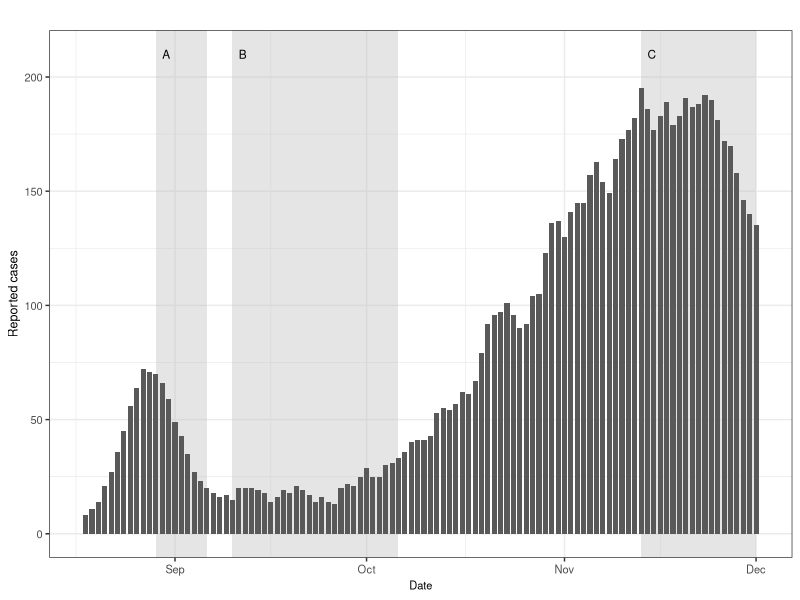
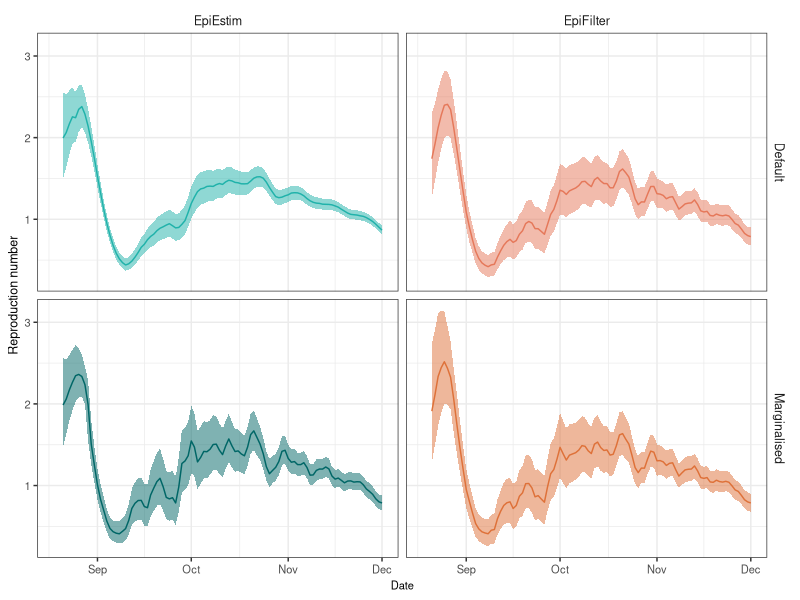
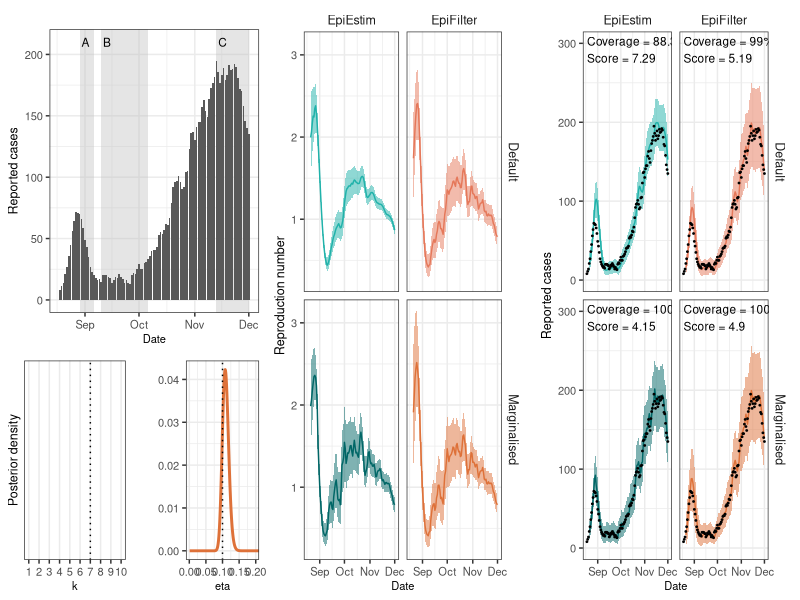
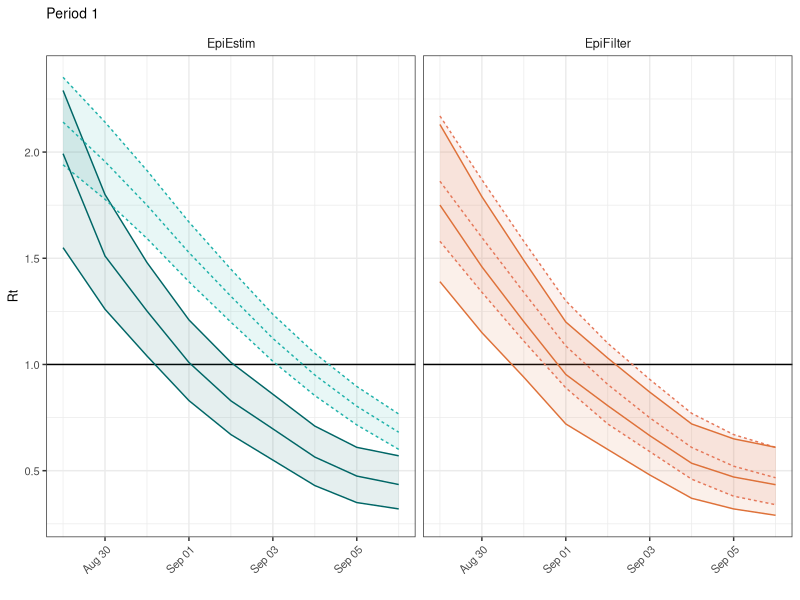
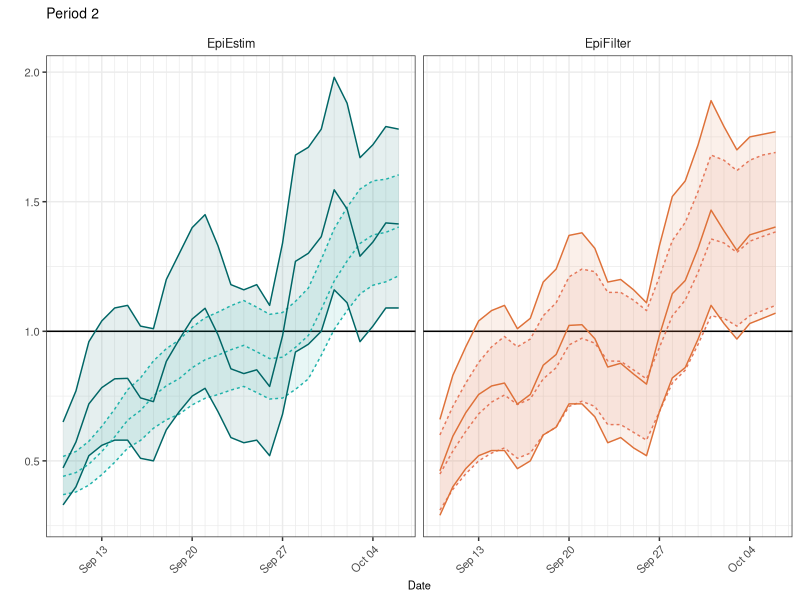
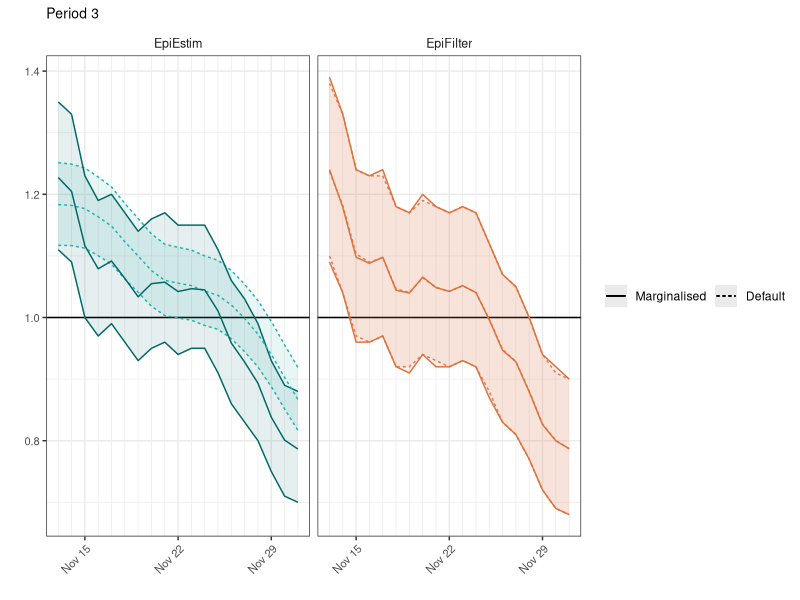
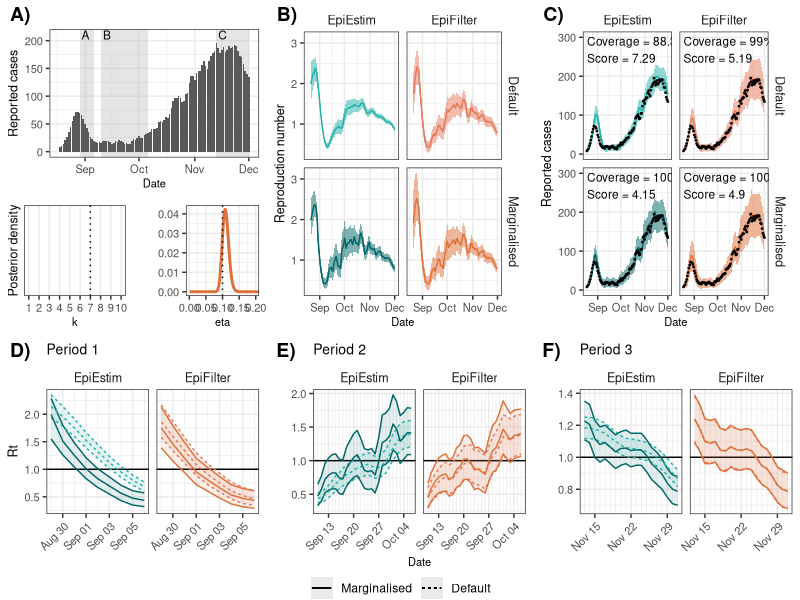

Write R code to recreate these figures, in order. (Note: this script raises an error after producing the figures.)

rm(list=ls())

library(tidyverse)
library(cowplot)

custom_theme <- theme_bw() +
  theme(
    axis.title.y = element_text(size=9),
    axis.title.x = element_text(size=8),
    axis.text = element_text(size=8),
    strip.background = element_blank(),
    strip.text = element_text(size=9),
    plot.title = element_text(hjust = 0.5, size=10)#,
    # panel.grid = element_blank()
  )

windin=3

perioda_st = as.Date("2021-08-29")
perioda_en = as.Date("2021-09-06")
periodb_st = as.Date("2021-09-10")
periodb_en = as.Date("2021-10-06")
periodc_st = as.Date("2021-11-13")
periodc_en = as.Date("2021-12-01")

# Load the data
df = read.csv("paper/outputs/02nzcovid.csv")
df_eepost = read.csv("paper/outputs/02nzcovid_epiestimposteriors.csv")
df_efpost = read.csv("paper/outputs/02nzcovid_epifilterposteriors.csv")

# Clean the data
df$fit = ifelse(grepl("Conditional", df$fit), "Default", df$fit)
df = df %>%
  mutate(NameForColors=paste0(model, fit),
         date = as.Date("2021-08-18") - 1 + t) %>%
  filter(date <= as.Date("2021-12-01")) %>%
  mutate(fit2 = factor(fit, levels=c("Marginalised", "Default")),
         fit=factor(fit, levels=c("Default", "Marginalised")))

# Append colors
colors <- c(EpiEstimMarginalised="#006666", EpiEstimDefault="#20B2AA",
            EpiFilterMarginalised="#DE7139", EpiFilterDefault="#E5785A")

# Calculate coverage statistics
df_coverage = df %>%
  filter(t>windin) %>%
  group_by(simulation, model, fit) %>%
  summarise(Rt_coverage = 100*round(mean((TrueRt <= upper) & (TrueRt >= lower)), digits=3),
            Ct_coverage = 100*round(mean((Cases <= upper_cases) & (Cases >= lower_cases)), digits=3),
            score = signif(mean(crps), 3))



# Plot the raw data
plt_data_rw = ggplot(df %>% filter(simulation=="Random walk", model=="EpiEstim", fit=="Marginalised")) +
  geom_rect(aes(xmin=perioda_st, xmax=perioda_en, ymin=-Inf, ymax=Inf), fill="gray", alpha=0.4, data=.%>%filter(t==1)) +
  geom_rect(aes(xmin=periodb_st, xmax=periodb_en, ymin=-Inf, ymax=Inf), fill="gray", alpha=0.4, data=.%>%filter(t==1)) +
  geom_rect(aes(xmin=periodc_st, xmax=periodc_en, ymin=-Inf, ymax=Inf), fill="gray", alpha=0.4, data=.%>%filter(t==1)) +
  annotate("text", x=perioda_st+1, y=210, label="A", hjust=0, size=3) +
  annotate("text", x=periodb_st+1, y=210, label="B", hjust=0, size=3) +
  annotate("text", x=periodc_st+1, y=210, label="C", hjust=0, size=3) +
  geom_col(aes(x=date, y=Cases), width = 0.8) +
  # scale_x_continuous(limits = c(0, 100)) +
  custom_theme +
  xlab("Date") + ylab("Reported cases") +
  ggtitle("")
plt_data_rw

# Plot posteriors
plt_post_rw = ggplot(df %>% filter(simulation=="Random walk")) +
  geom_ribbon(aes(x=date, ymin=lower, ymax=upper, fill=NameForColors), data=.%>%filter(t>windin), alpha=0.5) +
  geom_line(aes(x=date, y=mean, color=NameForColors), data=.%>%filter(t>windin)) +
  geom_line(aes(x=date, y=TrueRt), color="black", lwd=0.3) +
  facet_grid(fit~model) +
  # coord_cartesian(ylim=c(0.2, 2.0)) +
  ylab("Reproduction number") + xlab("Date") +
  custom_theme +
  scale_fill_manual(values=colors) +
  scale_color_manual(values=colors) +
  theme(legend.position="none")
plt_post_rw

# Plot predictive posteriors
plt_predpost_rw = ggplot(df %>% filter(simulation=="Random walk")) +
  geom_ribbon(aes(x=date, ymin=lower_cases, ymax=upper_cases, fill=NameForColors), data=.%>%filter(t>windin), alpha=0.5) +
  geom_line(aes(x=date, y=mean_cases, color=NameForColors), data=.%>%filter(t>windin)) +
  geom_point(aes(x=date, y=Cases), color="black", size=0.3) +
  geom_text(data = df_coverage %>% filter(simulation == "Random walk"),
            aes(x = min(df$date), y = Inf, label = paste0("Coverage = ", Ct_coverage, "%\nScore = ", score)),
            hjust = 0, vjust = 1.2, size = 3, color = "black") +
  facet_grid(fit~model) +
  coord_cartesian(ylim=c(0,300)) +
  ylab("Reported cases") + xlab("Date") +
  custom_theme +
  scale_fill_manual(values=colors) +
  scale_color_manual(values=colors) +
  theme(legend.position="none")


# Plot parameter estimates
xlims = c(0, 0.2)

plt_param_rw_ef = ggplot(df_efpost %>% filter(simulation=="Random walk")) +
  geom_line(aes(x=eta, y=p), color="#DE7139", lwd=1) +
  geom_vline(xintercept=0.1, color="black", linetype="dotted") +
  custom_theme +
  coord_cartesian(xlim=xlims) +
  xlab("eta") + ylab("")

plt_param_rw_ee = ggplot(df_eepost %>% filter(simulation=="Random walk")) +
  geom_col(aes(x=k, y=p), fill="#006666") +
  custom_theme +
  xlab("k") + ylab("Posterior density") +
  scale_x_continuous(breaks=seq(1,10), labels=seq(1,10), limits=c(1,10), minor_breaks=NULL) +
  geom_vline(xintercept=7, color="black", linetype="dotted")

plt_param_rw = plot_grid(plt_param_rw_ee, plt_param_rw_ef, ncol=2)



plt = plot_grid(plot_grid(plt_data_rw, plt_param_rw, ncol=1, rel_heights=c(1, 0.7)),
                plt_post_rw,
                plt_predpost_rw,
                ncol=3) 
plt




# Zoomed-in Rt plots

plt_zoom_1 = ggplot(df %>% filter(date<=perioda_en, date>=perioda_st, simulation=="Random walk")) +
  geom_hline(yintercept=1, color="black") +
  geom_ribbon(aes(x=date, ymin=lower, ymax=upper, fill=NameForColors, linetype=fit2), alpha=0.1) +
  geom_line(aes(x=date, y=upper, color=NameForColors, linetype=fit2)) +
  geom_line(aes(x=date, y=lower, color=NameForColors, linetype=fit2)) +
  geom_line(aes(x=date, y=mean, color=NameForColors, linetype=fit2)) +
  facet_wrap(~model, ncol=2) +
  custom_theme  +
  scale_fill_manual(values=colors) +
  scale_color_manual(values=colors) +
  scale_x_date(minor_breaks="1 day") +
  theme(legend.position="none", plot.title = element_text(hjust = 0), axis.text.x = element_text(angle = 45, hjust = 1)) +
  ggtitle("Period 1") +
  xlab("") + ylab("Rt")
plt_zoom_1

plt_zoom_2 = ggplot(df %>% filter(date>=periodb_st, date<=periodb_en, simulation=="Random walk")) +
  geom_hline(yintercept=1, color="black") +
  geom_ribbon(aes(x=date, ymin=lower, ymax=upper, fill=NameForColors, linetype=fit2), alpha=0.1) +
  geom_line(aes(x=date, y=upper, color=NameForColors, linetype=fit2)) +
  geom_line(aes(x=date, y=lower, color=NameForColors, linetype=fit2)) +
  geom_line(aes(x=date, y=mean, color=NameForColors, linetype=fit2)) +
  facet_wrap(~model, ncol=2) +
  custom_theme  +
  scale_fill_manual(values=colors) +
  scale_color_manual(values=colors) +
  scale_x_date(minor_breaks="1 day") +
  theme(legend.position="none", plot.title = element_text(hjust = 0), axis.text.x = element_text(angle = 45, hjust = 1)) +
  ggtitle("Period 2") +
  xlab("Date") + ylab("")
plt_zoom_2

plt_zoom_3 = ggplot(df %>% filter(date>=periodc_st, date<=periodc_en, simulation=="Random walk")) +
  geom_hline(yintercept=1, color="black") +
  geom_ribbon(aes(x=date, ymin=lower, ymax=upper, fill=NameForColors, linetype=fit2), alpha=0.1) +
  geom_line(aes(x=date, y=upper, color=NameForColors, linetype=fit2)) +
  geom_line(aes(x=date, y=lower, color=NameForColors, linetype=fit2)) +
  geom_line(aes(x=date, y=mean, color=NameForColors, linetype=fit2)) +
  facet_wrap(~model, ncol=2) +
  custom_theme  +
  scale_fill_manual(values=colors) +
  scale_color_manual(values=colors) +
  scale_x_date(minor_breaks="1 day") +
  theme(plot.title = element_text(hjust = 0), axis.text.x = element_text(angle = 45, hjust = 1)) +
  ggtitle("Period 3") +
  xlab("") + ylab("") +
  guides(color="none", fill="none", linetype=guide_legend(title=NULL, direction="horizontal"))
plt_zoom_3

legend = get_legend(plt_zoom_3)

plt2 = plot_grid(plot_grid(plt_data_rw, plt_param_rw, ncol=1, rel_heights=c(1, 0.7)),
                 plt_post_rw,
                 plt_predpost_rw,
                 plt_zoom_1,
                 plt_zoom_2,
                 plt_zoom_3 + theme(legend.position="none"),
                 NULL,
                 legend,
                 NULL,
                 ncol=3,
                 rel_heights=c(0.7,0.5,0.05),
                 labels=c("A)", "B)", "C)", "D)", "E)", "F)")) 
plt2
ggsave(paste0("paper/figures/02nzcovid.png"), plt2, dpi=300, width=25, height=14, units="cm")


# Fetch numbers for table

# First window
df1 = df %>%
  filter(date >= perioda_st, date <= perioda_en, simulation=="Random walk") %>%
  group_by(model, fit) %>%
  summarise(lower_det = date[which(lower<1)[1]],
            mean_det = date[which(mean<1)[1]],
            upper_det = date[which(upper<1)[1]])

df2 = df %>%
  filter(date >= periodb_st, date <= periodb_en, simulation=="Random walk") %>%
  group_by(model, fit) %>%
  summarise(lower_det = date[which(lower>1)[1]],
            mean_det = date[which(mean>1)[1]],
            upper_det = date[which(upper>1)[1]])

df3 = df %>%
  filter(date >= periodc_st, date <= periodc_en, simulation=="Random walk") %>%
  group_by(model, fit) %>%
  summarise(lower_det = date[which(lower<1)[1]],
            mean_det = date[which(mean<1)[1]],
            upper_det = date[which(upper<1)[1]])

